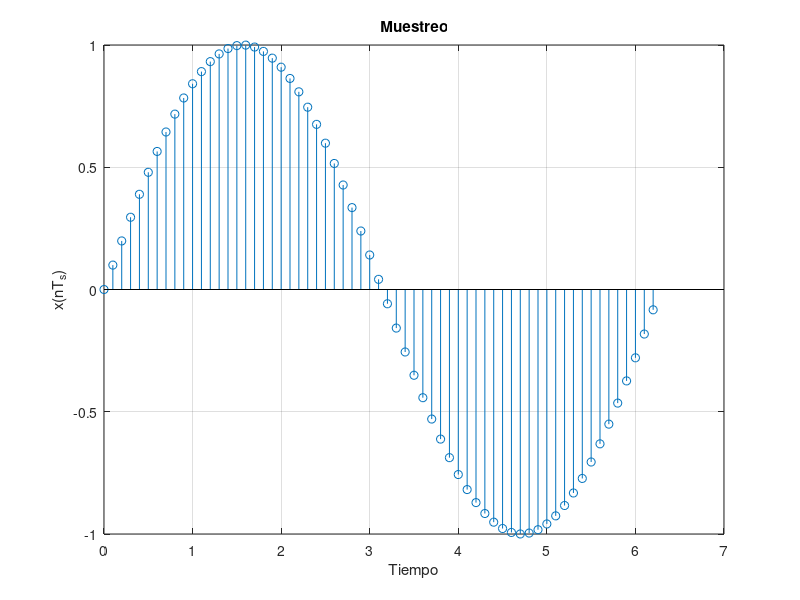

This figure's MATLAB source: (Note: this script raises an error after producing the figure.)

% Muestreo
t0=2*pi;                                                                     % duración de la señal
Ts=1/10; fs=1/Ts;                                                 % intervalo de muestreo y frecuencia de muestreo
t=[0:Ts:t0];                                                           % vector de tiempo
fm=2;
%fs = 50, fs>fM
%x=2*sin(t)+3*sin(3*t);                                % sinusoidal muestreada y su transformada de Fourier
x=sin(t)
figure(1)
stem(t,x)
xlabel('Tiempo'); ylabel('x(nT_s)'); title('Muestreo');grid;
ax = gca;
ax.XAxisLocation = 'origin';
ax.YAxisLocation = 'origin';

%Cuantización
xmax=1
n=3
xq=cuantUniforme(x,xmax,n);            % sinusoidal cuantizada y su transformada de Fourier


figure(2);
subplot(2,1,1); stem(t,x,'k');xlabel('nT_s'); ylabel('x(nT_s)');grid;
title("Sinusoidal muestreada");
ax = gca;
ax.XAxisLocation = 'origin';
ax.YAxisLocation = 'origin';
ax = gca;
ax.XAxisLocation = 'origin';
ax.YAxisLocation = 'origin';
subplot(2,1,2); stem(t,xq,'k');  xlabel('nT_s'); ylabel('x_q(nT_s)');grid;
title("Sinusoidal cuantizada");
ax = gca;
ax.XAxisLocation = 'origin';
ax.YAxisLocation = 'origin';


% Codificacion: Pasar el valor cuantizado a un codigo numerico.
% En este caso es un codigo binario.
L = 2^n;
ranges = linspace(-xmax,xmax,L+1) % Niveles de cuantización
figure(3);
plot(t,x,"color","black"); %Función xt
title("Sinusoidal cuantificada CODIFICACIÓN");
xlabel("x");
ylabel("F(x)");
hold on;
stem(t,xq);
hold off;
yticks(ranges);
grid;
finalbinary = [];
for i=0:L-1
  integer = int2str(i); %Represetación entera
  binary = dec2bin(i,n); %Representación binaria
  txt = strcat(integer,", (",binary,")"); %Ytick de la codificación
  text(2*pi+1,(ranges(i+1)+ranges(i+2))/2,txt); %Puntos medios (Niveles de cuantificación)
end
figure(4);


q=floor(L*((x+xmax)/(2*xmax)));
i=find(q>L-1); q(i)=L-1;                           % q={...,-2,-1,0,1,2,...,L-1}
i=find(q<0); q(i)=0;   

for i=1:length(t)
  binary = dec2bin(q(i),n); %Representación binaria
  finalbinary = [finalbinary str2double(binary(1)) str2double(binary(2)) str2double(binary(3))];
end

finalbinary;
amplitud = 1;

%Unipolar NRZ.
subplot(3,1,1);
t2=[0:0.01:length(finalbinary)];  
plot(t2,NRZ(finalbinary,1)); axis([0 length(x) -.5 (amplitud+.5)]);xlabel('t'); ylabel('NRZ');title("Unipolar NRZ");
ax = gca;
ax.XAxisLocation = 'origin';
ax.YAxisLocation = 'origin';
grid;

%Bipolar NRZ.
subplot(3,1,2);
plot(t2,BNRZ(finalbinary,1)); axis([0 length(x) (-amplitud-.5) (amplitud+.5)]);xlabel('t'); ylabel('BNRZ');title("Bipolar NRZ");
ax = gca;
ax.XAxisLocation = 'origin';
ax.YAxisLocation = 'origin';
grid;

%Unipolar RZ
subplot(3,1,3);
plot(t2,RZ(finalbinary,1)); axis([0 length(x) -.5 (amplitud+.5)]);xlabel('t'); ylabel('URZ');title("Unipolar RZ");
ax = gca;
ax.XAxisLocation = 'origin';
ax.YAxisLocation = 'origin';
grid;

%Bipolar RZ
figure(5)
subplot(3,1,1);
plot(t2,BRZ(finalbinary,1)); axis([0 length(x) (-amplitud-.5)  (amplitud+.5)]);xlabel('t'); ylabel('BRZ');title("Bipolar RZ");
%t2=[0:0.01:6]; 
%plot(t2,BRZ([1 1 1 0 0 0],1));
ax = gca;
ax.XAxisLocation = 'origin';
ax.YAxisLocation = 'origin';
grid;

%AMI
subplot(3,1,2);
plot(t2,AMI(finalbinary,1)); axis([0 length(x) (-amplitud-.5)  (amplitud+.5)]);xlabel('t'); ylabel('AMI');title("AMI");
ax = gca;
ax.XAxisLocation = 'origin';
ax.YAxisLocation = 'origin';
grid;

%MANCHESTER
subplot(3,1,3);
plot(t2,MANCHESTER(finalbinary,1)); axis([0 length(x) (-amplitud-.5)  (amplitud+.5)]);xlabel('t'); ylabel('MANCHESTER');title("MANCHESTER");
ax = gca;
ax.XAxisLocation = 'origin';
ax.YAxisLocation = 'origin';
grid;

%RECUPERANDO LA SEÑAL
finalbinary;

deMod = t;
w = 2*pi*2*fs;

% Recorrer cada una de las muestras 
for i = 1:length(t)
  deMod(i) = 0;
  %Ciclo for para aplicar la sumatoria de la formula 5.2
  for k = 1:length(t)
    deMod(i) = deMod(i) + (x(i) * sinc(w*(t(i)-t(k))));
    deMod(i) = deMod(i) + (-x(i) * sinc(w*(t(i)+t(k))));
  end
end

figure(6);
%Grafica de la demodulación
plot(t, deMod); xlabel("t"); ylabel("m(t)"); title("Resultado demodulado");
ax = gca;
ax.XAxisLocation = 'origin';
ax.YAxisLocation = 'origin';
grid;
